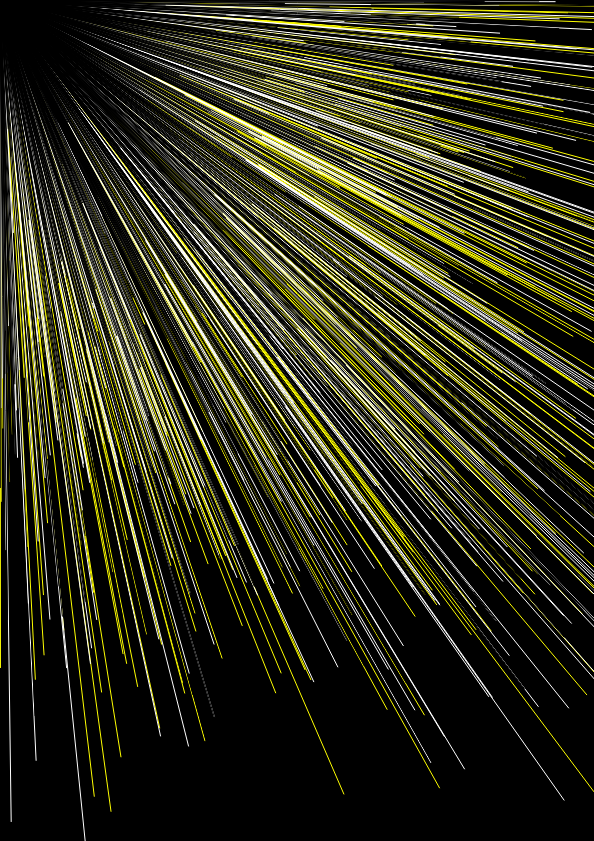
Frame 1 (no input)
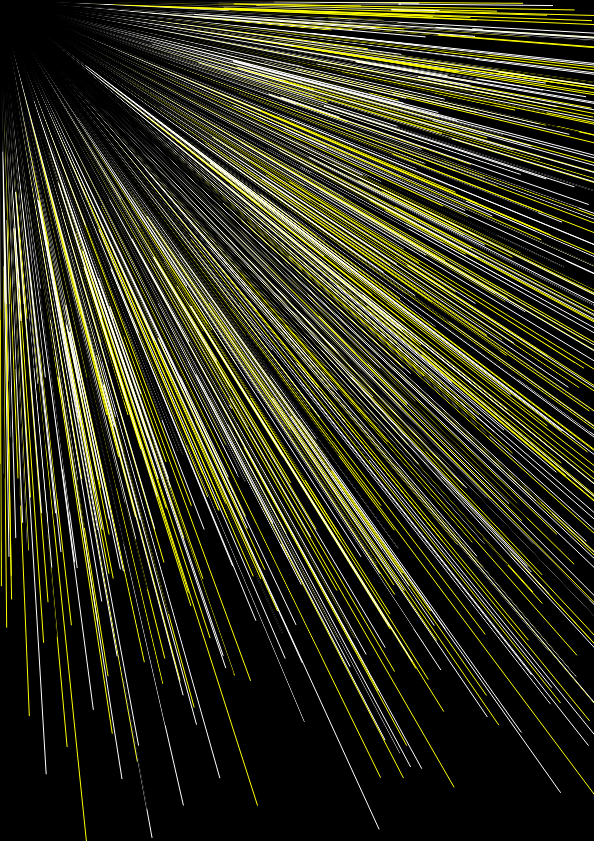
Frame 60 (no input)
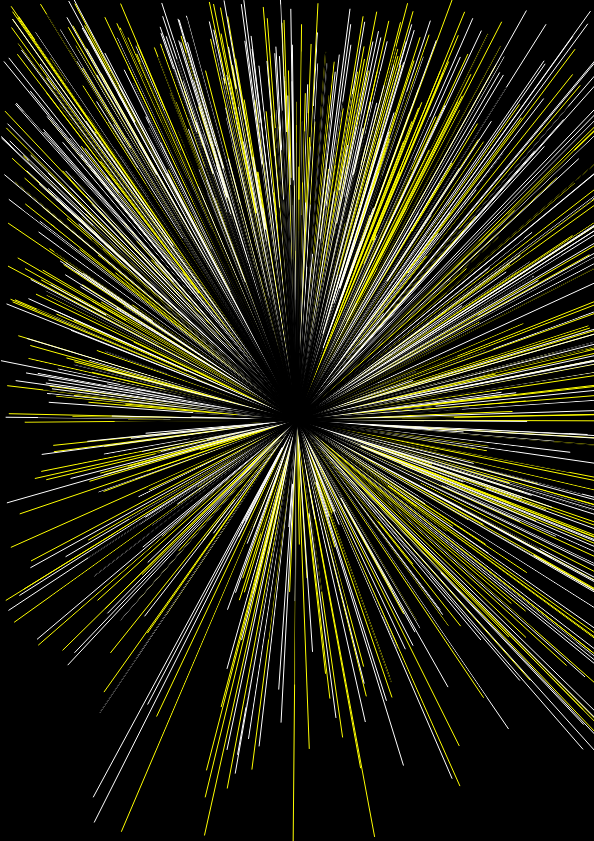
Frame 120 (the mouse pressed at the canvas centre since frame 60)

The p5.js sketch that drew these frames (run headless with seeded random() and noise() and a simulated clock; from frame 60 on, the mouse is pressed at the canvas centre):

// p5.js sketch
// ── sketch.js
let r = 255; let g = 255; let b = 255;

function setup() {
  createCanvas(594, 841);
  //noLoop();
  frameRate(24);

}

function draw() {
  background(0);

  r = random(255);
  g = random(255);
  b = random(255);

  let size = random(30);

  stroke(255, 255, 0);
  for (let x = 300; x < 900; x++) {
    line(random(x), random(x), mouseX, mouseY);
  }

  stroke(255);
  for (let y = 300; y < 900; y++) {
    line(random(y), random(y), mouseX, mouseY);
  }
  stroke(0);
  for (let y = 300; y < 900; y++) {
    line(random(y), random(y), mouseX, mouseY);
  }
  stroke(0)
  fill(0);
  //ellipse(mouseX, mouseY, size, size);


}
